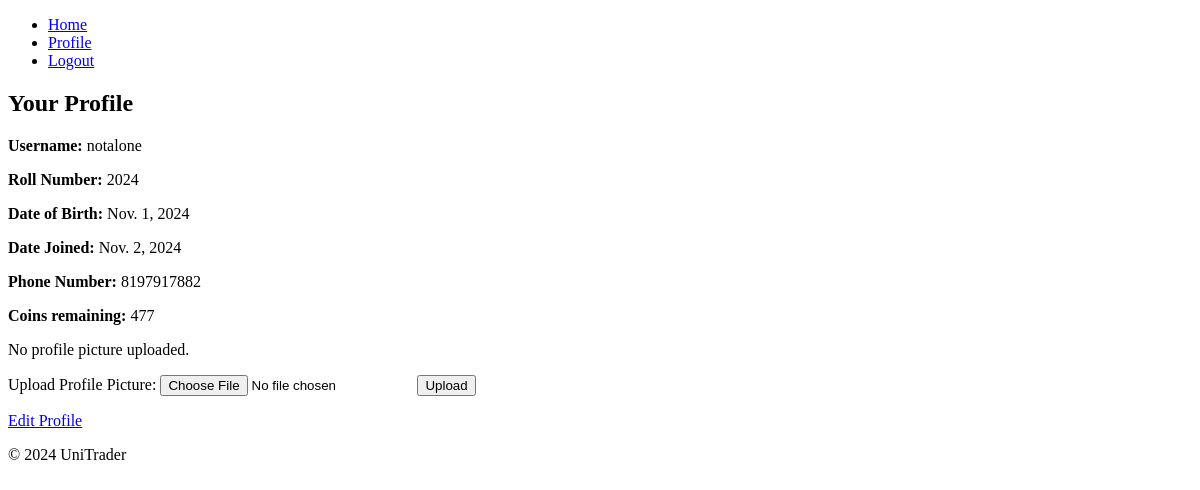
Page /profile/ (signed in) on the earlier database version.
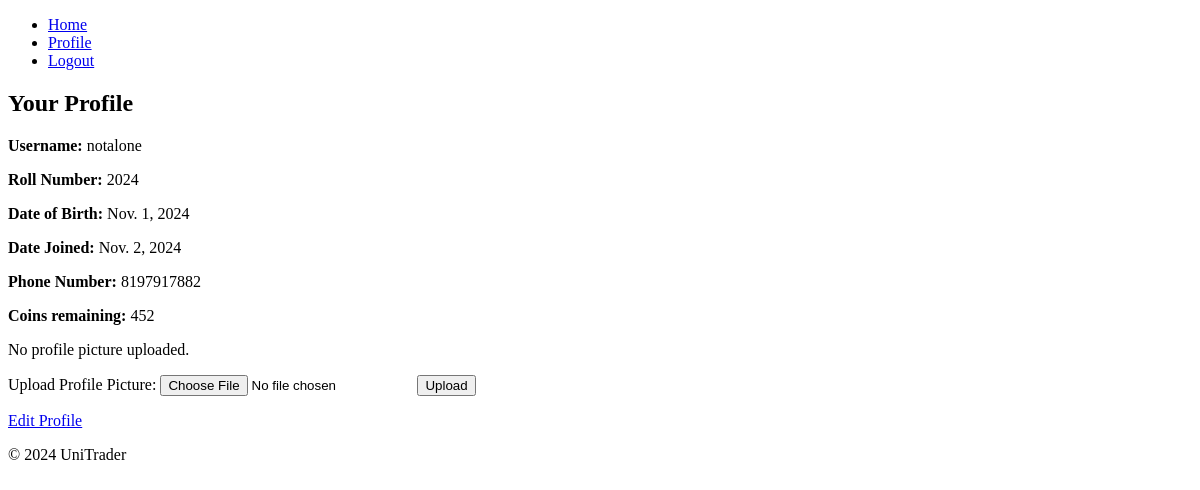
Same page on the later database version.
### unitrader/models.py (models this page shows, shortened)
class Profile(models.Model):
    user = models.OneToOneField(User, on_delete=models.CASCADE)
    roll_number = models.CharField(max_length=20, unique=True)
    date_of_birth = models.DateField()
    age = models.IntegerField()
    date_joined = models.DateField(auto_now_add=True)
    ph_number = models.CharField(max_length=15)
    coins = models.IntegerField(default=500)
    profile_picture = models.ImageField(upload_to='profile_pics/', blank=True, null=True)

### unitrader/views.py (the view, shortened to what this page needs)
# urls.py: path('profile/', views.profile, name='profile'),
@login_required
def profile(request):
    profile = request.user.profile  # Get the user's profile
    return render(request, "unitrader/profile.html", {"profile": profile})

### templates/unitrader/profile.html (shortened to what this page needs)
{% extends "unitrader/base.html" %}
{% block content %}
<h2>Your Profile</h2>
<p><strong>Username:</strong> {{ user.username }}</p>
<p><strong>Roll Number:</strong> {{ profile.roll_number }}</p>
<p><strong>Date of Birth:</strong> {{ profile.date_of_birth }}</p>
<p><strong>Date Joined:</strong> {{ profile.date_joined }}</p>
<p><strong>Phone Number:</strong> {{ profile.ph_number }}</p>
<p><strong>Coins remaining:</strong> {{ profile.coins }}</p>
{% if profile.profile_picture %}
    <p><strong>Profile picture:</strong></p>
    <img src="{{ profile.profile_picture.url }}" alt="Profile Picture" style="max-width: 150px; max-height: 150px;">
{% else %}
    <p>No profile picture uploaded.</p>
{% endif %}
<form method="POST" enctype="multipart/form-data">
    <label for="profile_picture">Upload Profile Picture:</label>
    <input type="file" id="profile_picture" name="profile_picture" accept="image/*">
    <button type="submit">Upload</button>
</form>
<p><a href="{% url 'edit_profile' %}">Edit Profile</a></p>
{% endblock %}

Differences in the rows shown:
changed Profile: coins "477" → "452"
